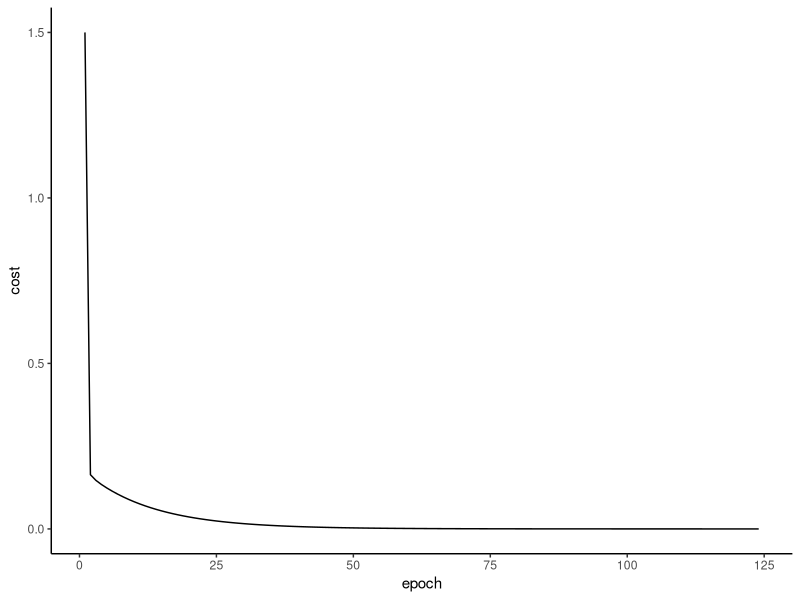

This figure's R source:
library(data.table)
library(ggplot2)

# The learning Rate lambda
l <- 0.15
# Initial assumption for weights
W <- matrix(c(0,0), nrow = 1)
# Initial assumption for beta
b <- 1
# Learning data to explain the nor gate
I <- matrix(c(0L,0L,0L,1L,1L,0L,1L,1L), nrow = 2)
# Output Learning data
y <- as.vector(c(1L,0L,0L,0L))  

chart <- data.table(epoch = numeric(), cost = numeric())
epoch <- 1

# Define our Cost Function but now using vector dot products
costf <- function (a, y) { 
  cost <- as.vector(a) - as.vector(y)
  cost <- cost %*% cost
  cost <- cost / 2
  return(as.numeric(cost))
}

ReLU <- function(z){
  z[z<0] <- 0
  return(z)
}

ReLU_Slope <- function(z){
  z[z<0] <- 0
  z[z>0] <- 1
  return(z)
}

# Create a vector version of bias with the same number of observation in the input
# n is the number of inputs
n <- dim(I)[2]
B <- rep(b,n)

while (epoch %% 125 != 0) {
  
  z     <- as.vector(W %*% I) + B
  a     <- ReLU(z)
  c     <- costf(a, y)
  chart <- rbind(chart, data.table(epoch = epoch, cost = c))
  
  dw1   <- (a-y) %*% (ReLU_Slope(z) * I[1,])
  dw2   <- (a-y) %*% (ReLU_Slope(z) * I[2,])
  db    <- (a-y) %*% (ReLU_Slope(z))
  W[1]  <- W[1] - dw1 * l
  W[2]  <- W[2] - dw2 * l
  b     <- b - db * l
  B     <- rep(b,n)
  epoch <- epoch + 1
}

ggplot(data = chart, aes(x = epoch, y = cost)) +
  geom_line() + theme_classic()

cat(sprintf("Cost:\t%+2.4f\nWeight:\t{%+2.2f , %+2.2f}\nBias:\t%+2.2f\n", c, W[1], W[2], b))
